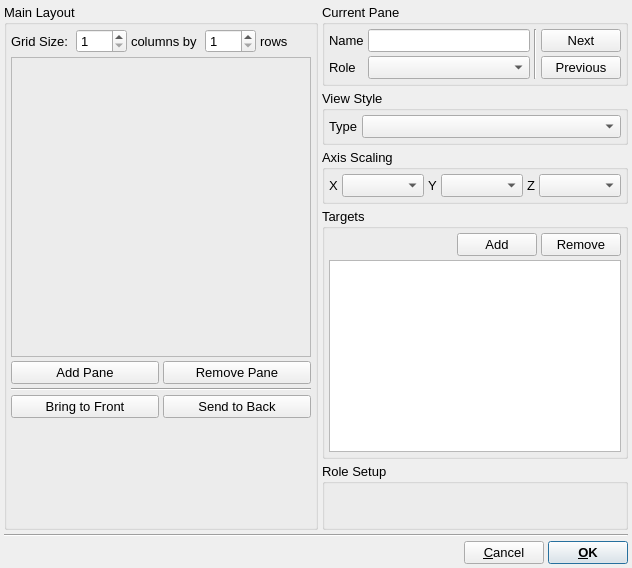
<?xml version="1.0" encoding="UTF-8"?>
<ui version="4.0">
 <class>EditViewLayoutDialog</class>
 <widget class="QDialog" name="EditViewLayoutDialog">
  <property name="windowModality">
   <enum>Qt::ApplicationModal</enum>
  </property>
  <property name="geometry">
   <rect>
    <x>0</x>
    <y>0</y>
    <width>632</width>
    <height>568</height>
   </rect>
  </property>
  <property name="font">
   <font>
    <pointsize>10</pointsize>
   </font>
  </property>
  <property name="windowTitle">
   <string>View Layout</string>
  </property>
  <property name="windowIcon">
   <iconset resource="uchroma.qrc">
    <normaloff>:/uchroma/icons/windows_layout.svg</normaloff>:/uchroma/icons/windows_layout.svg</iconset>
  </property>
  <property name="modal">
   <bool>false</bool>
  </property>
  <layout class="QVBoxLayout" name="verticalLayout_6">
   <property name="spacing">
    <number>4</number>
   </property>
   <property name="margin">
    <number>4</number>
   </property>
   <item>
    <layout class="QHBoxLayout" name="horizontalLayout_5">
     <item>
      <widget class="QGroupBox" name="MainLayoutGroup">
       <property name="sizePolicy">
        <sizepolicy hsizetype="Minimum" vsizetype="Expanding">
         <horstretch>0</horstretch>
         <verstretch>0</verstretch>
        </sizepolicy>
       </property>
       <property name="title">
        <string>Main Layout</string>
       </property>
       <layout class="QVBoxLayout" name="verticalLayout_2">
        <property name="spacing">
         <number>4</number>
        </property>
        <property name="margin">
         <number>4</number>
        </property>
        <item>
         <layout class="QHBoxLayout" name="horizontalLayout">
          <item>
           <widget class="QLabel" name="label_5">
            <property name="sizePolicy">
             <sizepolicy hsizetype="Minimum" vsizetype="Preferred">
              <horstretch>0</horstretch>
              <verstretch>0</verstretch>
             </sizepolicy>
            </property>
            <property name="text">
             <string>Grid Size: </string>
            </property>
           </widget>
          </item>
          <item>
           <widget class="QSpinBox" name="GridNColumnsSpin">
            <property name="sizePolicy">
             <sizepolicy hsizetype="Minimum" vsizetype="Fixed">
              <horstretch>0</horstretch>
              <verstretch>0</verstretch>
             </sizepolicy>
            </property>
            <property name="minimum">
             <number>1</number>
            </property>
            <property name="maximum">
             <number>100</number>
            </property>
           </widget>
          </item>
          <item>
           <widget class="QLabel" name="label_3">
            <property name="text">
             <string>columns by </string>
            </property>
           </widget>
          </item>
          <item>
           <widget class="QSpinBox" name="GridNRowsSpin">
            <property name="sizePolicy">
             <sizepolicy hsizetype="Minimum" vsizetype="Fixed">
              <horstretch>0</horstretch>
              <verstretch>0</verstretch>
             </sizepolicy>
            </property>
            <property name="minimum">
             <number>1</number>
            </property>
            <property name="maximum">
             <number>100</number>
            </property>
           </widget>
          </item>
          <item>
           <widget class="QLabel" name="label_4">
            <property name="text">
             <string>rows</string>
            </property>
           </widget>
          </item>
         </layout>
        </item>
        <item>
         <widget class="QFrame" name="OrganiserFrame">
          <property name="sizePolicy">
           <sizepolicy hsizetype="Fixed" vsizetype="Fixed">
            <horstretch>0</horstretch>
            <verstretch>2</verstretch>
           </sizepolicy>
          </property>
          <property name="minimumSize">
           <size>
            <width>300</width>
            <height>300</height>
           </size>
          </property>
          <property name="frameShape">
           <enum>QFrame::StyledPanel</enum>
          </property>
          <property name="frameShadow">
           <enum>QFrame::Raised</enum>
          </property>
          <layout class="QHBoxLayout" name="horizontalLayout_3">
           <property name="spacing">
            <number>2</number>
           </property>
           <property name="margin">
            <number>2</number>
           </property>
           <item>
            <widget class="PaneOrganiser" name="Organiser" native="true">
             <property name="sizePolicy">
              <sizepolicy hsizetype="Expanding" vsizetype="Expanding">
               <horstretch>0</horstretch>
               <verstretch>2</verstretch>
              </sizepolicy>
             </property>
             <property name="mouseTracking">
              <bool>true</bool>
             </property>
             <property name="focusPolicy">
              <enum>Qt::StrongFocus</enum>
             </property>
            </widget>
           </item>
          </layout>
         </widget>
        </item>
        <item>
         <layout class="QGridLayout" name="gridLayout_2">
          <item row="0" column="1">
           <widget class="QPushButton" name="PaneRemoveButton">
            <property name="maximumSize">
             <size>
              <width>16777215</width>
              <height>24</height>
             </size>
            </property>
            <property name="text">
             <string>Remove Pane</string>
            </property>
            <property name="icon">
             <iconset resource="uchroma.qrc">
              <normaloff>:/uchroma/icons/minus.svg</normaloff>:/uchroma/icons/minus.svg</iconset>
            </property>
            <property name="iconSize">
             <size>
              <width>12</width>
              <height>12</height>
             </size>
            </property>
           </widget>
          </item>
          <item row="0" column="0">
           <widget class="QPushButton" name="PaneAddButton">
            <property name="maximumSize">
             <size>
              <width>600</width>
              <height>24</height>
             </size>
            </property>
            <property name="text">
             <string>Add Pane</string>
            </property>
            <property name="icon">
             <iconset resource="uchroma.qrc">
              <normaloff>:/uchroma/icons/plus.svg</normaloff>:/uchroma/icons/plus.svg</iconset>
            </property>
            <property name="iconSize">
             <size>
              <width>12</width>
              <height>12</height>
             </size>
            </property>
           </widget>
          </item>
          <item row="2" column="0">
           <widget class="QPushButton" name="PaneBringToFrontButton">
            <property name="enabled">
             <bool>true</bool>
            </property>
            <property name="text">
             <string>Bring to Front</string>
            </property>
           </widget>
          </item>
          <item row="2" column="1">
           <widget class="QPushButton" name="PaneSendToBackButton">
            <property name="enabled">
             <bool>true</bool>
            </property>
            <property name="text">
             <string>Send to Back</string>
            </property>
           </widget>
          </item>
          <item row="1" column="0" colspan="2">
           <widget class="Line" name="line">
            <property name="orientation">
             <enum>Qt::Horizontal</enum>
            </property>
           </widget>
          </item>
         </layout>
        </item>
        <item>
         <spacer name="verticalSpacer">
          <property name="orientation">
           <enum>Qt::Vertical</enum>
          </property>
          <property name="sizeHint" stdset="0">
           <size>
            <width>20</width>
            <height>40</height>
           </size>
          </property>
         </spacer>
        </item>
       </layout>
      </widget>
     </item>
     <item>
      <layout class="QVBoxLayout" name="verticalLayout_4">
       <item>
        <widget class="QGroupBox" name="CurrentPaneGroup">
         <property name="sizePolicy">
          <sizepolicy hsizetype="Expanding" vsizetype="Expanding">
           <horstretch>0</horstretch>
           <verstretch>0</verstretch>
          </sizepolicy>
         </property>
         <property name="title">
          <string>Current Pane</string>
         </property>
         <layout class="QVBoxLayout" name="verticalLayout_5">
          <property name="spacing">
           <number>4</number>
          </property>
          <property name="margin">
           <number>4</number>
          </property>
          <item>
           <layout class="QGridLayout" name="gridLayout">
            <item row="0" column="0">
             <widget class="QLabel" name="label">
              <property name="text">
               <string>Name</string>
              </property>
             </widget>
            </item>
            <item row="1" column="1">
             <widget class="QComboBox" name="PaneRoleCombo">
              <property name="sizePolicy">
               <sizepolicy hsizetype="Expanding" vsizetype="Fixed">
                <horstretch>0</horstretch>
                <verstretch>0</verstretch>
               </sizepolicy>
              </property>
             </widget>
            </item>
            <item row="0" column="1">
             <widget class="QLineEdit" name="PaneNameEdit">
              <property name="sizePolicy">
               <sizepolicy hsizetype="Expanding" vsizetype="Fixed">
                <horstretch>0</horstretch>
                <verstretch>0</verstretch>
               </sizepolicy>
              </property>
             </widget>
            </item>
            <item row="1" column="0">
             <widget class="QLabel" name="label_2">
              <property name="text">
               <string>Role</string>
              </property>
             </widget>
            </item>
            <item row="0" column="3">
             <widget class="QPushButton" name="PaneNextButton">
              <property name="maximumSize">
               <size>
                <width>16777215</width>
                <height>24</height>
               </size>
              </property>
              <property name="text">
               <string>Next</string>
              </property>
             </widget>
            </item>
            <item row="1" column="3">
             <widget class="QPushButton" name="PanePreviousButton">
              <property name="maximumSize">
               <size>
                <width>16777215</width>
                <height>24</height>
               </size>
              </property>
              <property name="text">
               <string>Previous</string>
              </property>
             </widget>
            </item>
            <item row="0" column="2" rowspan="2">
             <widget class="Line" name="line_2">
              <property name="orientation">
               <enum>Qt::Vertical</enum>
              </property>
             </widget>
            </item>
           </layout>
          </item>
         </layout>
        </widget>
       </item>
       <item>
        <widget class="QGroupBox" name="groupBox">
         <property name="title">
          <string>View Style</string>
         </property>
         <layout class="QHBoxLayout" name="horizontalLayout_4">
          <property name="spacing">
           <number>4</number>
          </property>
          <property name="margin">
           <number>4</number>
          </property>
          <item>
           <widget class="QLabel" name="label_6">
            <property name="text">
             <string>Type</string>
            </property>
           </widget>
          </item>
          <item>
           <widget class="QComboBox" name="PaneViewTypeCombo">
            <property name="sizePolicy">
             <sizepolicy hsizetype="Expanding" vsizetype="Fixed">
              <horstretch>0</horstretch>
              <verstretch>0</verstretch>
             </sizepolicy>
            </property>
           </widget>
          </item>
         </layout>
        </widget>
       </item>
       <item>
        <widget class="QGroupBox" name="AxisScalingGroup">
         <property name="title">
          <string>Axis Scaling</string>
         </property>
         <layout class="QHBoxLayout" name="horizontalLayout_7">
          <property name="spacing">
           <number>4</number>
          </property>
          <property name="margin">
           <number>4</number>
          </property>
          <item>
           <widget class="QLabel" name="label_7">
            <property name="text">
             <string>X</string>
            </property>
           </widget>
          </item>
          <item>
           <widget class="QComboBox" name="PaneAutoScaleXCombo">
            <property name="sizePolicy">
             <sizepolicy hsizetype="Expanding" vsizetype="Fixed">
              <horstretch>0</horstretch>
              <verstretch>0</verstretch>
             </sizepolicy>
            </property>
           </widget>
          </item>
          <item>
           <widget class="QLabel" name="label_8">
            <property name="text">
             <string>Y</string>
            </property>
           </widget>
          </item>
          <item>
           <widget class="QComboBox" name="PaneAutoScaleYCombo">
            <property name="sizePolicy">
             <sizepolicy hsizetype="Expanding" vsizetype="Fixed">
              <horstretch>0</horstretch>
              <verstretch>0</verstretch>
             </sizepolicy>
            </property>
           </widget>
          </item>
          <item>
           <widget class="QLabel" name="label_9">
            <property name="text">
             <string>Z</string>
            </property>
           </widget>
          </item>
          <item>
           <widget class="QComboBox" name="PaneAutoScaleZCombo">
            <property name="sizePolicy">
             <sizepolicy hsizetype="Expanding" vsizetype="Fixed">
              <horstretch>0</horstretch>
              <verstretch>0</verstretch>
             </sizepolicy>
            </property>
           </widget>
          </item>
         </layout>
        </widget>
       </item>
       <item>
        <widget class="QGroupBox" name="PaneTargetsGroup">
         <property name="sizePolicy">
          <sizepolicy hsizetype="Expanding" vsizetype="Minimum">
           <horstretch>0</horstretch>
           <verstretch>0</verstretch>
          </sizepolicy>
         </property>
         <property name="title">
          <string>Targets</string>
         </property>
         <layout class="QVBoxLayout" name="verticalLayout">
          <property name="spacing">
           <number>4</number>
          </property>
          <property name="margin">
           <number>4</number>
          </property>
          <item>
           <layout class="QHBoxLayout" name="horizontalLayout_2">
            <property name="spacing">
             <number>4</number>
            </property>
            <item>
             <spacer name="horizontalSpacer_2">
              <property name="orientation">
               <enum>Qt::Horizontal</enum>
              </property>
              <property name="sizeHint" stdset="0">
               <size>
                <width>40</width>
                <height>20</height>
               </size>
              </property>
             </spacer>
            </item>
            <item>
             <widget class="QPushButton" name="PaneAddTargetButton">
              <property name="maximumSize">
               <size>
                <width>600</width>
                <height>24</height>
               </size>
              </property>
              <property name="text">
               <string>Add</string>
              </property>
              <property name="icon">
               <iconset resource="uchroma.qrc">
                <normaloff>:/uchroma/icons/plus.svg</normaloff>:/uchroma/icons/plus.svg</iconset>
              </property>
              <property name="iconSize">
               <size>
                <width>12</width>
                <height>12</height>
               </size>
              </property>
             </widget>
            </item>
            <item>
             <widget class="QPushButton" name="PaneRemoveTargetButton">
              <property name="maximumSize">
               <size>
                <width>16777215</width>
                <height>24</height>
               </size>
              </property>
              <property name="text">
               <string>Remove</string>
              </property>
              <property name="icon">
               <iconset resource="uchroma.qrc">
                <normaloff>:/uchroma/icons/minus.svg</normaloff>:/uchroma/icons/minus.svg</iconset>
              </property>
              <property name="iconSize">
               <size>
                <width>12</width>
                <height>12</height>
               </size>
              </property>
             </widget>
            </item>
           </layout>
          </item>
          <item>
           <widget class="QListWidget" name="PaneTargetsList">
            <property name="sizePolicy">
             <sizepolicy hsizetype="Expanding" vsizetype="Expanding">
              <horstretch>0</horstretch>
              <verstretch>0</verstretch>
             </sizepolicy>
            </property>
           </widget>
          </item>
         </layout>
        </widget>
       </item>
       <item>
        <widget class="QGroupBox" name="PaneRoleSetupGroup">
         <property name="sizePolicy">
          <sizepolicy hsizetype="Expanding" vsizetype="Expanding">
           <horstretch>0</horstretch>
           <verstretch>0</verstretch>
          </sizepolicy>
         </property>
         <property name="title">
          <string>Role Setup</string>
         </property>
         <layout class="QVBoxLayout" name="verticalLayout_3">
          <property name="spacing">
           <number>4</number>
          </property>
          <property name="margin">
           <number>4</number>
          </property>
          <item>
           <widget class="QStackedWidget" name="PaneRoleStack">
            <property name="sizePolicy">
             <sizepolicy hsizetype="Expanding" vsizetype="MinimumExpanding">
              <horstretch>0</horstretch>
              <verstretch>0</verstretch>
             </sizepolicy>
            </property>
            <property name="currentIndex">
             <number>0</number>
            </property>
            <widget class="QWidget" name="page"/>
            <widget class="QWidget" name="page_2"/>
           </widget>
          </item>
         </layout>
        </widget>
       </item>
      </layout>
     </item>
    </layout>
   </item>
   <item>
    <widget class="Line" name="line_3">
     <property name="orientation">
      <enum>Qt::Horizontal</enum>
     </property>
    </widget>
   </item>
   <item>
    <layout class="QHBoxLayout" name="horizontalLayout_6">
     <property name="spacing">
      <number>4</number>
     </property>
     <item>
      <spacer name="horizontalSpacer">
       <property name="orientation">
        <enum>Qt::Horizontal</enum>
       </property>
       <property name="sizeHint" stdset="0">
        <size>
         <width>40</width>
         <height>20</height>
        </size>
       </property>
      </spacer>
     </item>
     <item>
      <widget class="QPushButton" name="CancelButton">
       <property name="text">
        <string>&amp;Cancel</string>
       </property>
      </widget>
     </item>
     <item>
      <widget class="QPushButton" name="OKButton">
       <property name="font">
        <font>
         <weight>75</weight>
         <bold>true</bold>
        </font>
       </property>
       <property name="text">
        <string>&amp;OK</string>
       </property>
       <property name="default">
        <bool>true</bool>
       </property>
      </widget>
     </item>
    </layout>
   </item>
  </layout>
 </widget>
 <customwidgets>
  <customwidget>
   <class>PaneOrganiser</class>
   <extends>QWidget</extends>
   <header>gui/uchroma/gui/paneorganiser.hui</header>
   <container>1</container>
  </customwidget>
 </customwidgets>
 <tabstops>
  <tabstop>GridNColumnsSpin</tabstop>
  <tabstop>GridNRowsSpin</tabstop>
  <tabstop>Organiser</tabstop>
  <tabstop>PaneAddButton</tabstop>
  <tabstop>PaneRemoveButton</tabstop>
  <tabstop>PaneBringToFrontButton</tabstop>
  <tabstop>PaneSendToBackButton</tabstop>
  <tabstop>PaneNameEdit</tabstop>
  <tabstop>PaneNextButton</tabstop>
  <tabstop>PaneRoleCombo</tabstop>
  <tabstop>PanePreviousButton</tabstop>
  <tabstop>PaneViewTypeCombo</tabstop>
  <tabstop>PaneAutoScaleXCombo</tabstop>
  <tabstop>PaneAutoScaleYCombo</tabstop>
  <tabstop>PaneAutoScaleZCombo</tabstop>
  <tabstop>PaneAddTargetButton</tabstop>
  <tabstop>PaneRemoveTargetButton</tabstop>
  <tabstop>PaneTargetsList</tabstop>
  <tabstop>CancelButton</tabstop>
  <tabstop>OKButton</tabstop>
 </tabstops>
 <resources>
  <include location="uchroma.qrc"/>
 </resources>
 <connections/>
</ui>
